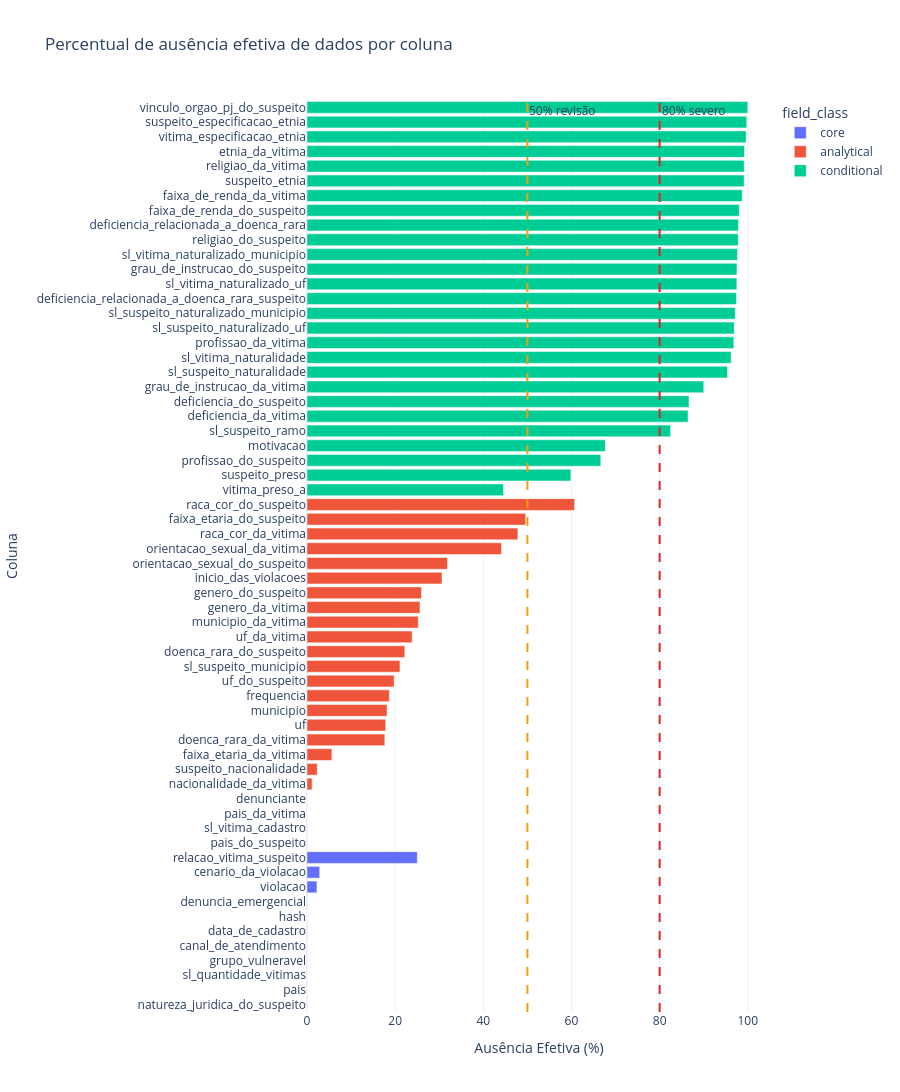

Notebook source saved alongside this figure:
### Code cell
if df is not None:
    plot_data = completeness_profile.sort_values("effective_missing_pct", ascending=True)
    fig = px.bar(
        plot_data, x="effective_missing_pct", y="column", orientation="h",
        color="field_class", height=max(750, len(plot_data) * 20),
        hover_data=["real_missing", "semantic_missing", "completeness_pct"],
        title="Percentual de ausência efetiva de dados por coluna",
        labels={"effective_missing_pct": "Ausência Efetiva (%)", "column": "Coluna"},
        
    )
    fig.add_vline(x=50, line_dash="dash", line_color="#f59e0b", annotation_text="50% revisão")
    fig.add_vline(x=80, line_dash="dash", line_color="#dc2626", annotation_text="80% severo")
    fig.update_layout(template="plotly_white")
    fig.show()

### Figure 1 — Plotly figure (JSON) as saved in the notebook; plotly's stock layout.template omitted (floating-point values rounded to 4 significant figures)
{"data": [{"customdata": [[0.0, 0.0, 100.0], [0.0, 0.0, 100.0], [0.0, 0.0, 100.0], [0.0, 0.0, 100.0], [0.0, 0.0, 100.0], [0.0, 0.0, 100.0], [0.0, 0.0, 100.0], [0.0, 1.0, 99.99], [190.0, 0.0, 97.74], [0.0, 242.0, 97.12], [0.0, 2103.0, 74.97]], "hovertemplate": "field_class=core<br>Ausência Efetiva (%)=%{x}<br>Coluna=%{y}<br>real_missing=%{customdata[0]}<br>semantic_missing=%{customdata[1]}<br>completeness_pct=%{customdata[2]}<extra></extra>", "legendgroup": "core", "marker": {"color": "#636efa", "pattern": {"shape": ""}}, "name": "core", "orientation": "h", "showlegend": true, "textposition": "auto", "type": "bar", "x": [0.0, 0.0, 0.0, 0.0, 0.0, 0.0, 0.0, 0.01, 2.26, 2.88, 25.03], "xaxis": "x", "y": ["natureza_juridica_do_suspeito", "pais", "sl_quantidade_vitimas", "grupo_vulneravel", "canal_de_atendimento", "data_de_cadastro", "hash", "denuncia_emergencial", "violacao", "cenario_da_violacao", "relacao_vitima_suspeito"], "yaxis": "y"}, {"customdata": [[0.0, 0.0, 100.0], [0.0, 0.0, 100.0], [0.0, 0.0, 100.0], [0.0, 0.0, 100.0], [0.0, 97.0, 98.85], [9.0, 186.0, 97.68], [405.0, 70.0, 94.35], [1231.0, 252.0, 82.35], [573.0, 927.0, 82.14], [591.0, 935.0, 81.84], [0.0, 1570.0, 81.31], [459.0, 1202.0, 80.23], [505.0, 1267.0, 78.91], [1658.0, 206.0, 77.81], [588.0, 1416.0, 76.15], [641.0, 1479.0, 74.76], [1134.0, 1019.0, 74.37], [1663.0, 519.0, 74.03], [0.0, 2574.0, 69.36], [1678.0, 1000.0, 68.12], [2371.0, 1336.0, 55.87], [210.0, 3809.0, 52.16], [2879.0, 1288.0, 50.4], [3660.0, 1440.0, 39.29]], "hovertemplate": "field_class=analytical<br>Ausência Efetiva (%)=%{x}<br>Coluna=%{y}<br>real_missing=%{customdata[0]}<br>semantic_missing=%{customdata[1]}<br>completeness_pct=%{customdata[2]}<extra></extra>", "legendgroup": "analytical", "marker": {"color": "#EF553B", "pattern": {"shape": ""}}, "name": "analytical", "orientation": "h", "showlegend": true, "textposition": "auto", "type": "bar", "x": [0.0, 0.0, 0.0, 0.0, 1.15, 2.32, 5.65, 17.65, 17.86, 18.16, 18.69, 19.77, 21.09, 22.19, 23.85, 25.24, 25.63, 25.97, 30.64, 31.88, 44.13, 47.84, 49.6, 60.71], "xaxis": "x", "y": ["pais_do_suspeito", "sl_vitima_cadastro", "pais_da_vitima", "denunciante", "nacionalidade_da_vitima", "suspeito_nacionalidade", "faixa_etaria_da_vitima", "doenca_rara_da_vitima", "uf", "municipio", "frequencia", "uf_do_suspeito", "sl_suspeito_municipio", "doenca_rara_do_suspeito", "uf_da_vitima", "municipio_da_vitima", "genero_da_vitima", "genero_do_suspeito", "inicio_das_violacoes", "orientacao_sexual_do_suspeito", "orientacao_sexual_da_vitima", "raca_cor_da_vitima", "faixa_etaria_do_suspeito", "raca_cor_do_suspeito"], "yaxis": "y"}, {"customdata": [[2463.0, 1283.0, 55.41], [2888.0, 2141.0, 40.14], [2798.0, 2801.0, 33.35], [5465.0, 221.0, 32.32], [6005.0, 925.0, 17.51], [6413.0, 849.0, 13.56], [6454.0, 827.0, 13.33], [6743.0, 819.0, 9.99], [8015.0, 0.0, 4.59], [8083.0, 0.0, 3.79], [7026.0, 1109.0, 3.17], [8046.0, 98.0, 3.06], [8131.0, 31.0, 2.84], [7454.0, 730.0, 2.58], [8141.0, 52.0, 2.48], [7454.0, 740.0, 2.46], [8189.0, 15.0, 2.34], [7231.0, 989.0, 2.15], [8214.0, 10.0, 2.11], [7454.0, 785.0, 1.93], [7438.0, 857.0, 1.26], [7416.0, 915.0, 0.83], [7186.0, 1147.0, 0.81], [7422.0, 915.0, 0.76], [7410.0, 961.0, 0.36], [7427.0, 954.0, 0.24], [8401.0, 0.0, 0.0]], "hovertemplate": "field_class=conditional<br>Ausência Efetiva (%)=%{x}<br>Coluna=%{y}<br>real_missing=%{customdata[0]}<br>semantic_missing=%{customdata[1]}<br>completeness_pct=%{customdata[2]}<extra></extra>", "legendgroup": "conditional", "marker": {"color": "#00cc96", "pattern": {"shape": ""}}, "name": "conditional", "orientation": "h", "showlegend": true, "textposition": "auto", "type": "bar", "x": [44.59, 59.86, 66.65, 67.68, 82.49, 86.44, 86.67, 90.01, 95.41, 96.21, 96.83, 96.94, 97.16, 97.42, 97.52, 97.54, 97.66, 97.85, 97.89, 98.07, 98.74, 99.17, 99.19, 99.24, 99.64, 99.76, 100.0], "xaxis": "x", "y": ["vitima_preso_a", "suspeito_preso", "profissao_do_suspeito", "motivacao", "sl_suspeito_ramo", "deficiencia_da_vitima", "deficiencia_do_suspeito", "grau_de_instrucao_da_vitima", "sl_suspeito_naturalidade", "sl_vitima_naturalidade", "profissao_da_vitima", "sl_suspeito_naturalizado_uf", "sl_suspeito_naturalizado_municipio", "deficiencia_relacionada_a_doenca_rara_suspeito", "sl_vitima_naturalizado_uf", "grau_de_instrucao_do_suspeito", "sl_vitima_naturalizado_municipio", "religiao_do_suspeito", "deficiencia_relacionada_a_doenca_rara", "faixa_de_renda_do_suspeito", "faixa_de_renda_da_vitima", "suspeito_etnia", "religiao_da_vitima", "etnia_da_vitima", "vitima_especificacao_etnia", "suspeito_especificacao_etnia", "vinculo_orgao_pj_do_suspeito"], "yaxis": "y"}], "layout": {"annotations": [{"showarrow": false, "text": "50% revisão", "x": 50, "xanchor": "left", "xref": "x", "y": 1, "yanchor": "top", "yref": "y domain"}, {"showarrow": false, "text": "80% severo", "x": 80, "xanchor": "left", "xref": "x", "y": 1, "yanchor": "top", "yref": "y domain"}], "barmode": "relative", "height": 1240, "legend": {"title": {"text": "field_class"}, "tracegroupgap": 0}, "shapes": [{"line": {"color": "#f59e0b", "dash": "dash"}, "type": "line", "x0": 50, "x1": 50, "xref": "x", "y0": 0, "y1": 1, "yref": "y domain"}, {"line": {"color": "#dc2626", "dash": "dash"}, "type": "line", "x0": 80, "x1": 80, "xref": "x", "y0": 0, "y1": 1, "yref": "y domain"}], "title": {"text": "Percentual de ausência efetiva de dados por coluna"}, "xaxis": {"anchor": "y", "domain": [0, 1], "title": {"text": "Ausência Efetiva (%)"}}, "yaxis": {"anchor": "x", "domain": [0, 1], "title": {"text": "Coluna"}}}}
